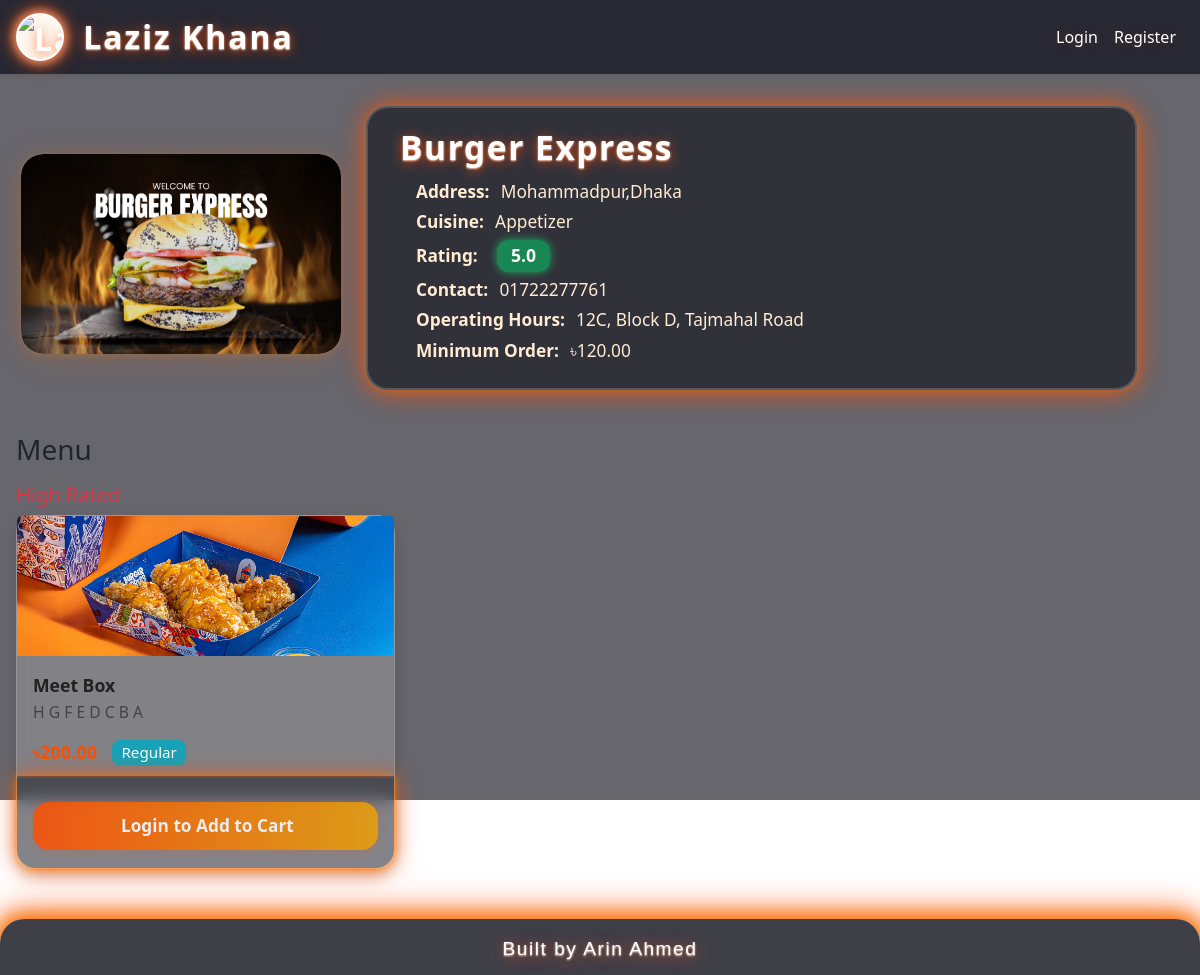
/1/, run on the app's committed database.
### restaurants/models.py (models this page shows, shortened)
class Restaurant(models.Model):
    name = models.CharField(max_length=100)
    logo = models.ImageField(upload_to='restaurant_logos/', blank=True, null=True)
    address = models.CharField(max_length=255)
    contact = models.CharField(max_length=50)
    operating_hours = models.CharField(max_length=100)
    delivery_radius = models.PositiveIntegerField(blank=True, null=True)
    minimum_order = models.DecimalField(max_digits=8, decimal_places=2, blank=True, null=True)
    cuisine_type = models.CharField(max_length=100)
    rating = models.FloatField(blank=True, null=True)
    is_approved = models.BooleanField()
    owner = models.ForeignKey(User, on_delete=models.SET_NULL, null=True, blank=True, related_name='restaurants')

class MenuItem(models.Model):
    name = models.CharField(max_length=100)
    description = models.TextField(blank=True)
    price = models.DecimalField(max_digits=8, decimal_places=2)
    image = models.ImageField(upload_to='menu_items/', blank=True, null=True)
    category = models.ForeignKey(MenuCategory, on_delete=models.CASCADE, related_name='items')
    add_ons = models.ManyToManyField(AddOn, blank=True, related_name='menu_items')
    is_available = models.BooleanField()
    variant = models.CharField(max_length=50, blank=True)  # e.g., small/large

### restaurants/views.py (the view)
# urls.py: path('<int:pk>/', views.restaurant_detail, name='restaurant_detail'),
def restaurant_detail(request, pk):
    restaurant = get_object_or_404(Restaurant, pk=pk, is_approved=True)
    categories = restaurant.categories.all()
    menu_items = MenuItem.objects.filter(category__restaurant=restaurant, is_available=True)
    return render(request, 'restaurants/restaurant_detail.html', {
        'restaurant': restaurant,
        'categories': categories,
        'menu_items': menu_items,
    })

### restaurants/templates/restaurants/restaurant_detail.html (shortened to what this page needs)
{% extends 'base.html' %}
{% block content %}
<div class="container mt-4 main-content-responsive">
  <div class="row mb-4 animate__animated animate__fadeInDown">
    <div class="col-md-4 restaurant-img-col">
      {% if restaurant.logo %}
      <img src="{{ restaurant.logo.url }}" class="restaurant-img" alt="{{ restaurant.name }} logo">
      {% else %}
      <div class="bg-light d-flex align-items-center justify-content-center rounded shadow restaurant-img" style="height:200px;">
        <span class="text-muted">No Image</span>
      </div>
      {% endif %}
    </div>
    <div class="col-md-8 d-flex align-items-center">
      <div class="restaurant-info-glass w-100">
        <h2>{{ restaurant.name }}</h2>
        <div class="info-row"> <strong>Address:</strong> {{ restaurant.address }}</div>
        <div class="info-row"> <strong>Cuisine:</strong> {{ restaurant.cuisine_type }}</div>
        <div class="info-row"> <strong>Rating:</strong> <span class="badge bg-success">{{ restaurant.rating|floatformat:1 }}</span></div>
        <div class="info-row"> <strong>Contact:</strong> {{ restaurant.contact }}</div>
        <div class="info-row"> <strong>Operating Hours:</strong> {{ restaurant.operating_hours }}</div>
        <div class="info-row"> <strong>Minimum Order:</strong> ৳{{ restaurant.minimum_order }}</div>
      </div>
    </div>
  </div>
  <h3 class="mb-3 animate__animated animate__fadeInLeft">Menu</h3>
  <div class="row">
    {% for category in categories %}
    <div class="col-12 mb-3">
      <h5 class="text-danger">{{ category.name }}</h5>
      <div class="row g-3">
        {% for item in category.items.all %}
        <div class="col-md-4">
          <div class="card h-100 shadow animate__animated animate__fadeInUp" style="transition: transform .2s;">
            {% if item.image %}
            <img src="{{ item.image.url }}" class="card-img-top" alt="{{ item.name }}" style="height:140px;object-fit:cover;">
            {% else %}
            <div class="card-img-top bg-light d-flex align-items-center justify-content-center" style="height:140px;">
              <span class="text-muted">No Image</span>
            </div>
            {% endif %}
            <div class="card-body menu-item-body">
              <div class="menu-item-title">{{ item.name }}</div>
              <div class="menu-item-desc">{{ item.description|truncatewords:15 }}</div>
              <div class="menu-item-price-row">
                <span class="menu-item-price">৳{{ item.price }}</span>
                {% if item.variant %}<span class="menu-item-variant">{{ item.variant }}</span>{% endif %}
              </div>
            </div>
            <div class="menu-card-footer">
                {% if user.is_authenticated %}
                <form method="post" action="{% url 'add_to_cart' item.pk %}" class="d-flex align-items-center justify-content-between gap-2">
                  {% csrf_token %}
                  <input type="number" name="quantity" value="1" min="1" class="form-control form-control-sm" style="width: 70px; border-radius: 10px; font-weight: 600;" aria-label="Quantity">
                  <button type="submit" class="add-to-cart-btn btn flex-grow-1 animate__animated animate__pulse animate__infinite" style="font-size:1.08rem;">
                    <i class="bi bi-cart-plus me-1"></i> Add to Cart
                  </button>
                </form>
                {% else %}
                <a href="{% url 'login' %}?next={{ request.path }}" class="add-to-cart-btn btn w-100 animate__animated animate__pulse animate__infinite" style="font-size:1.08rem;">
                   Login to Add to Cart
                </a>
                {% endif %}
              </div>
          </div>
        </div>
        {% empty %}
        <div class="col-12">
          <div class="alert alert-warning">No items in this category.</div>
        </div>
        {% endfor %}
      </div>
    </div>
    {% endfor %}
  </div>
</div>
{% endblock %}

### restaurants/templates/restaurants/restaurant_detail.html (style rules this page uses)
.main-content-responsive { margin-bottom: 90px !important; }
.restaurant-img-col { display: flex; align-items: center; justify-content: center; min-width: 220px; max-width: 350px; width: 100%; margin-bottom: 0; padding-right: 0.5rem; }
.restaurant-img { width: 100%; max-width: 320px; min-width: 180px; height: 200px; object-fit: cover; border-radius: 22px; box-shadow: 0 4px 32px 0 #ff4e0033, 0 1.5px 8px #ec9f0533; background: #fff8f0; margin: 0 auto; display: block; }
.restaurant-info-glass { background: rgba(30,30,40,0.72); border-radius: 22px; box-shadow: 0 4px 32px 0 #ff4e0033, 0 1.5px 8px #ec9f0533, 0 0 24px #ff4e00cc; backdrop-filter: blur(8px); border: 2px solid rgba(255,255,255,0.18); padding: 1.2rem 2rem 1.2rem 2rem; color: #fff; margin-bottom: 1.2rem; margin-top: 0.5rem; position: relative; z-index: 2; transition: box-shadow 0.3s, background 0.3s; min-width: 220px; width: 100%; }
.restaurant-info-glass h2 { font-size: 2.1rem; font-weight: 800; color: #fff; margin-bottom: 0.7rem; text-shadow: 0 2px 12px #ff4e00cc, 0 1px 2px #fff8f0; letter-spacing: 1.5px; }
.restaurant-info-glass .info-row { display: flex; align-items: center; gap: 0.7rem; margin-bottom: 0.3rem; font-size: 1.08rem; color: #ffecd2; font-weight: 500; }
.restaurant-info-glass .badge { font-size: 1.1rem; font-weight: 700; padding: 0.4em 0.8em; border-radius: 12px; box-shadow: 0 0 8px #17c964cc; margin-left: 0.5rem; }
.menu-card-footer { background: rgba(30,30,40,0.55); border-bottom-left-radius: 18px; border-bottom-right-radius: 18px; padding: 1rem 1rem 1.1rem 1rem; box-shadow: 0 2px 24px #ff4e00cc, 0 1px 8px #ec9f05cc; margin-top: 0; position: relative; z-index: 2; min-height: 70px; display: flex; flex-direction: column; justify-content: flex-end; border-top: 2px solid #ff4e0044; }
.add-to-cart-btn { background: linear-gradient(90deg, #ff4e00 0%, #ec9f05 100%); color: #fff; font-weight: 600; border: none; border-radius: 16px; box-shadow: 0 2px 12px #ff4e0033; transition: box-shadow 0.2s, transform 0.2s, background 0.3s; margin-top: 0.5rem; opacity: 0.85; font-size: 1.1rem; padding: 0.7rem 0; }
.card-body.menu-item-body { padding-bottom: 0.2rem; min-height: 120px; display: flex; flex-direction: column; justify-content: flex-start; }
.menu-item-title { font-size: 1.1rem; font-weight: 700; margin-bottom: 0.2rem; color: #222; }
.menu-item-desc { font-size: 0.98rem; color: #444; margin-bottom: 0.4rem; min-height: 32px; }
.menu-item-price-row { display: flex; align-items: center; gap: 0.7rem; margin-bottom: 0.2rem; }
.menu-item-price { font-size: 1.08rem; font-weight: 600; color: #ff4e00; letter-spacing: 0.5px; }
.menu-item-variant { font-size: 0.95rem; font-weight: 500; color: #fff; background: #17a2b8; border-radius: 8px; padding: 0.1rem 0.6rem; margin-left: 0.2rem; }

### data on the page
Restaurant: logo (picture), name "Burger Express", address "Mohammadpur,Dhaka", cuisine_type "Appetizer", rating "5.0", contact "01722277761", operating_hours "12C, Block D, Tajmahal Road", minimum_order "120.00"
MenuItem: image (picture), name "Meet Box", description "H G F E D C B A", variant "Regular"
